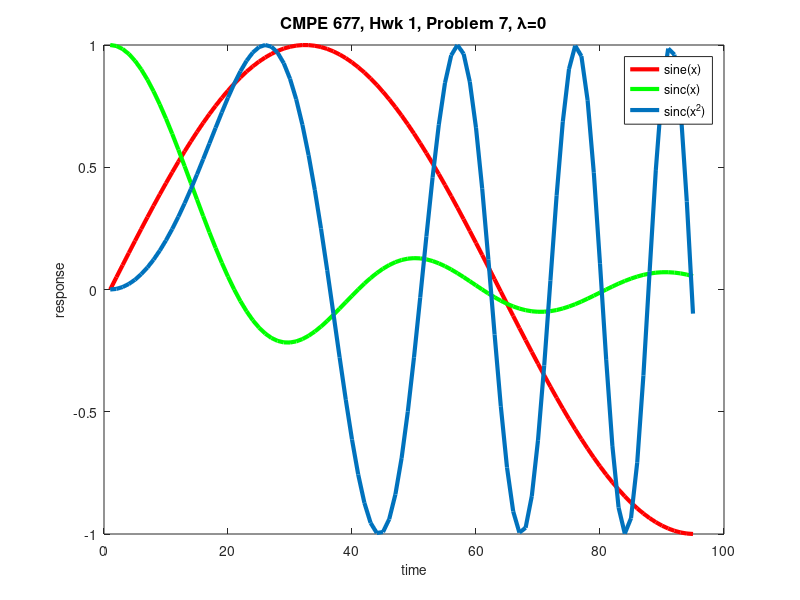
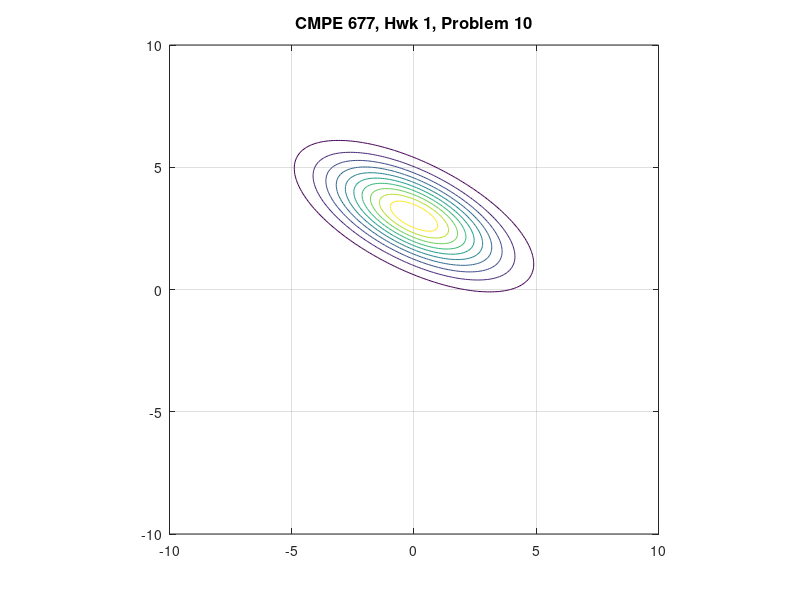
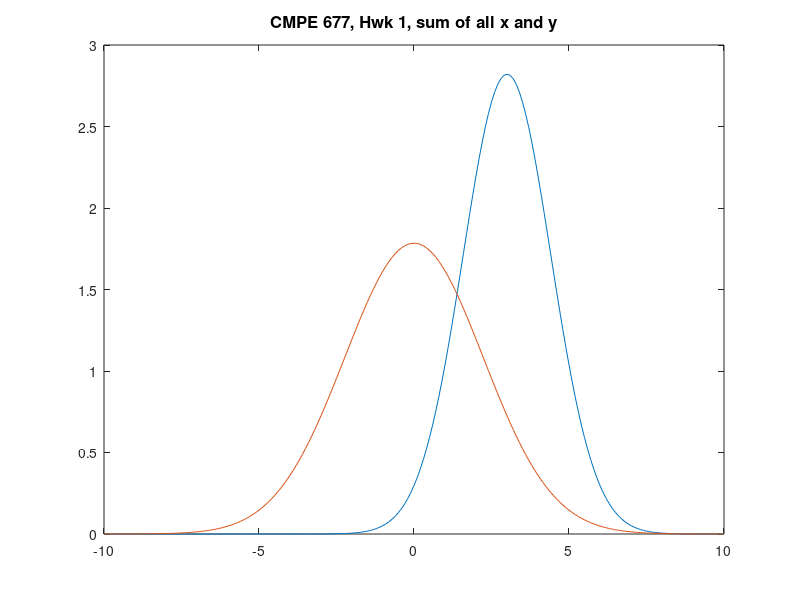
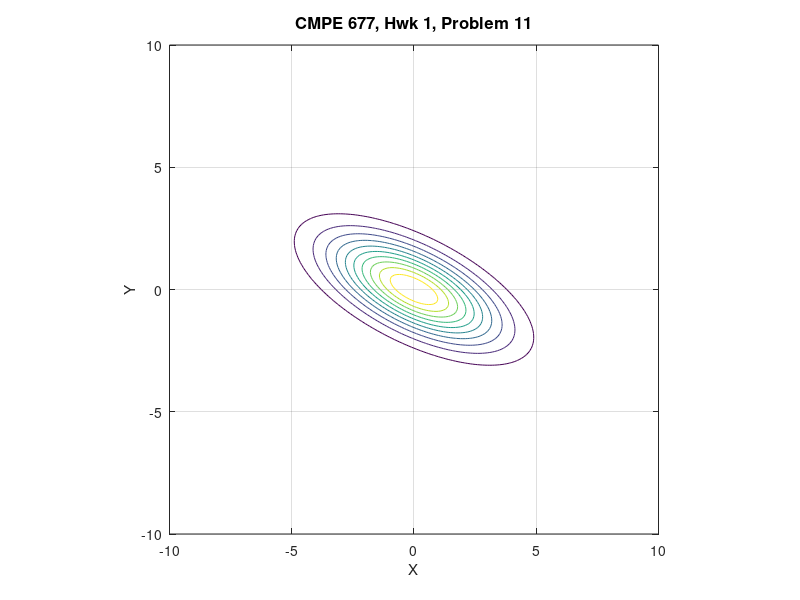

These charts were generated, in order, by the following MATLAB code:
% question 1
[1 2 3]'; 
[1; 2; 3];

% question 2
A = [1 2 3; 2 3 4; 3 4 5; 4 5 6];
B = A(:,2:3);

% question 3
a = [1 2; 3 4];
b = [2 2; 3 3; 4 4];
c = eye(3);
d =[1 2 3];
%a*b
%a-b

% question 4
b = [2 2; 3 3; 4 4];
d =[1 2 3];
f = zeros(2,1);

%b - repmat(f,1,3);
%b + [f ; f; f];
%b + repmat(f',1,3);

% question 5
ones(4,1)*5;
ones(4,1).*5;
5*ones(1,4)';

% question 6
A = [1 2 3 4 5; 2 3 4 5 6; 3 4 5 6 7; 4 5 6 7 8; 5 6 7 8 9];
B=A(2:4,1:2:5);
B=A(2:4,[1 3 5]);
B=[A(2:4,1) A(2:4,3) A(2:4,5)];

% question 7
x=0:.05:(3/2)*pi;
grid on
plot(sin(x),'r','LineWidth',3)
hold on
plot(sinc(x),'g','LineWidth',3)
hold on
plot(sin(x.^2),'LineWidth',3)
% labels
xlabel('time', 'FontSize',10)
ylabel('response', 'FontSize',10)
title('CMPE 677, Hwk 1, Problem 7, \lambda=0','FontSize',12)
legend('sine(x)','sinc(x)','sinc(x^{2})')
print('cmpe677_hwk1_7','-dpng')

% question 8
A = [1 0 -4 8 3; 4 -2 3 3 1];
b = zeros(1,5);
for index = 1:size(A,2)
  if A(1,index) > A(2,index)
    b(index) = A(1,index);
  else
   b(index) = A(2,index);
  end
end
b;

% question 9
[eye(2) zeros(2,1)]*0;
eye(2,3)*0;
[0 0 0; 0 0 0];

% question 10
figure
hold off
mu=[0 3];
sigma=[5 -2 ;-2 2];
x1 = -10:0.1:10;
x2 = x1;
[X1,X2] = meshgrid(x1,x2);
F = mvnpdf([X1(:) X2(:)], mu,sigma);
F = reshape(F,length(x2),length(x1));
contour(x1,x2,F);
grid on
axis square
title('CMPE 677, Hwk 1, Problem 10','fontsize',12);
print('cmpe677_hwk1_10','-dpng')
% code
sumX = sum(F,2);
sumY = sum(F,1);
figure
plot(x1,sumX,x2,sumY)
title('CMPE 677, Hwk 1, sum of all x and y','fontsize',12)
print('cmpe677_hwk1_result','-dpng')
[meanX,indexX] = max(sumX)
[meanY,indexY] = max(sumY)
varX = var(sumX);
varY = var(sumY);
str = strcat('Mean for sum of X: ',num2str(meanX));
text(x1(indexX),meanX,str)
str = strcat('Mean for sum of Y: ',num2str(meanY));
text(x2(indexY),meanY,str)
str = strcat('Variance for sum of X: ',num2str(varX));
text(-10,2,str)
str = strcat('Variance for sum of Y: ',num2str(varY));
text(-10,2.5,str)

% question 11
figure
hold off
mu=[0 0];
sigma=[5 -2 ;-2 2];
x1 = -10:0.1:10;
x2 = x1;
[X1,X2] = meshgrid(x1,x2);
F = mvnpdf([X1(:) X2(:)], mu,sigma);
F = reshape(F,length(x2),length(x1));
contour(x1,x2,F);
xlabel('X'); ylabel('Y');
grid on
axis square
title('CMPE 677, Hwk 1, Problem 11','fontsize',12);
print('cmpe677_hwk1_11','-dpng')